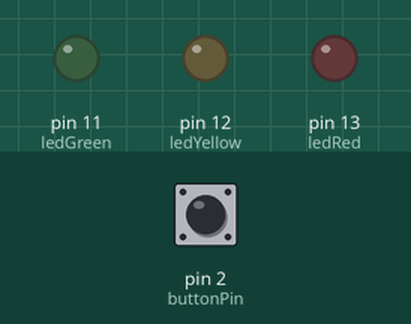
This sketch was run on a simulated Arduino Uno, built with avr-gcc and run on an emulated ATmega328P. Parts: output pins drawn as LEDs (lit = HIGH). Dashed ring = blinking. The test bench sets the inputs (shaded band); at power-on: pin 2 (buttonPin) LOW.

Above: at 1.2 s.
1.3 s: pin 2 (buttonPin) pulled HIGH for 1 s
At 3.4 s:
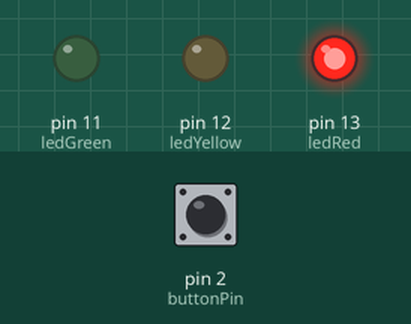
3.8 s: pin 2 (buttonPin) pulled HIGH for 0.15 s
At 4.6 s:
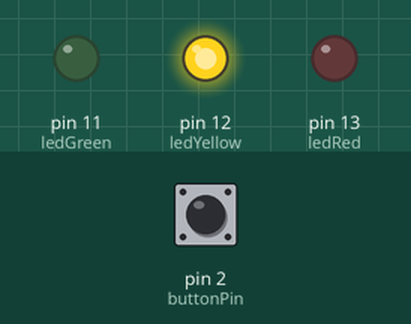
5.4 s: pin 2 (buttonPin) pulled HIGH for 3.2 s
At 5.55 s:
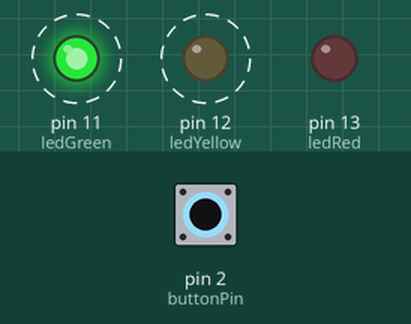
Timing chart, 0 to 9.9 s (numbered marks = the images above; inputs shaded):
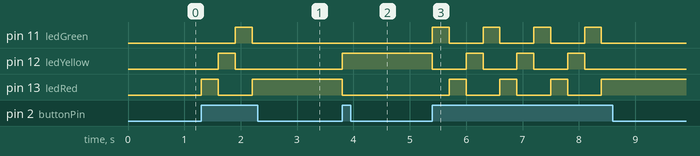

The sketch:

AlternatedActivationLed.ino
```cpp
const int ledRed = 13;
const int ledYellow = 12;
const int ledGreen = 11;
const int buttonPin = 2;

int i = 0;
int buttonListener;
int elapsedTime = 0;

void setup(){
  pinMode(ledRed, OUTPUT);
  pinMode(ledYellow, OUTPUT);
  pinMode(ledGreen, OUTPUT);
  pinMode(buttonPin, INPUT);
  Serial.begin(9600);
}

void loop(){
  buttonListener = digitalRead(buttonPin);

  if(buttonListener==HIGH && i==0){
    activeLed(ledRed);
    i = 1;
  }else if(buttonListener == HIGH && i == 1){
  	activeLed(ledYellow);
    i = 2;
  }else if(buttonListener == HIGH && i==2){
  	activeLed(ledGreen);
    i = 0;
  }
}

void activeLed(int ledColor){
  if(ledColor == ledRed){
  	digitalWrite(ledRed, HIGH);
    digitalWrite(ledYellow, LOW);
    digitalWrite(ledGreen, LOW);
    wait();
  }else if(ledColor == ledYellow){
  	digitalWrite(ledRed, LOW);
    digitalWrite(ledYellow, HIGH);
    digitalWrite(ledGreen, LOW);
    wait();
  }else if(ledColor == ledGreen){
  	digitalWrite(ledRed, LOW);
    digitalWrite(ledYellow, LOW);
    digitalWrite(ledGreen, HIGH);
    wait();
  }
}

void wait(){
  delay(300);
}
```

Measured:
- after the input at 1.3 s, pin 11 (ledGreen): LOW → HIGH after 0.60 s, → LOW 0.30 s later; pin 12 (ledYellow): LOW → HIGH after 0.30 s, → LOW 0.30 s later; pin 13 (ledRed): LOW → HIGH at once, → LOW 0.30 s later, → HIGH 0.60 s later
- after the input at 3.8 s, pin 12 (ledYellow): LOW → HIGH at once; pin 13 (ledRed): HIGH → LOW at once
- after the input at 5.4 s, pin 11 (ledGreen): alternates HIGH for 0.30 s and LOW for 0.60 s, 8 changes in all, then stays LOW, starting at once; pin 12 (ledYellow): alternates HIGH for 0.30 s and LOW for 0.60 s, 7 changes in all, then stays LOW, starting at once
